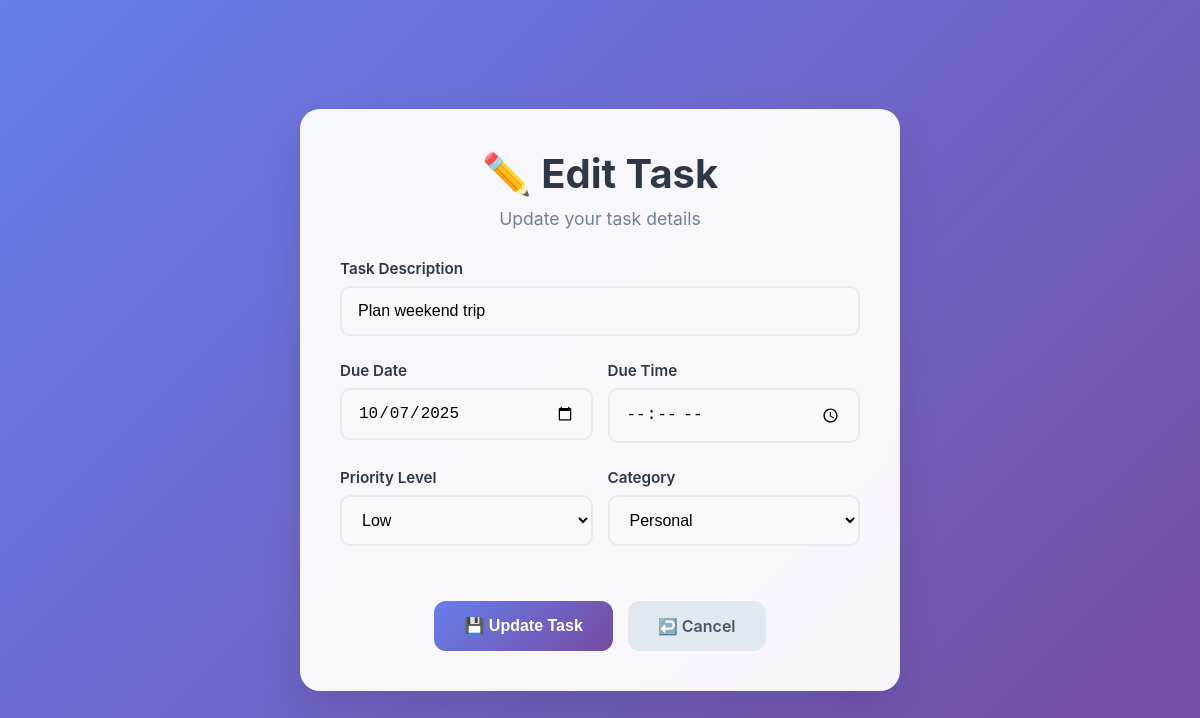
Screenshot of /edit/13/ (signed in) with the database file from the repository.
### myapp/models.py (models this page shows, shortened)
class Todo(models.Model):
    PRIORITY_CHOICES = [
        ('low', 'Low'),
        ('medium', 'Medium'),
        ('high', 'High'),
    ]
    CATEGORY_CHOICES = [
        ('work', 'Work'),
        ('home', 'Home'),
        ('personal', 'Personal'),
    ]
    user = models.ForeignKey(User, on_delete=models.CASCADE, related_name='todos')
    text = models.CharField(max_length=200)
    completed = models.BooleanField(default=False)
    due_date = models.DateField(null=True, blank=True)
    due_time = models.TimeField(null=True, blank=True)
    priority = models.CharField(max_length=10, choices=PRIORITY_CHOICES, default='medium')
    category = models.CharField(max_length=10, choices=CATEGORY_CHOICES, default='personal')
    created_at = models.DateTimeField(auto_now_add=True)
    updated_at = models.DateTimeField(auto_now=True)
    class Meta:
        ordering = ['due_date', '-created_at']

### myapp/views.py (the view)
# urls.py: path('edit/<int:todo_id>/', views.edit_todo, name='edit_todo'),
@login_required
def edit_todo(request, todo_id):
    todo = get_object_or_404(Todo, id=todo_id, user=request.user)
    if request.method == 'POST':
        form = TodoForm(request.POST, instance=todo)
        if form.is_valid():
            form.save()
            messages.success(request, f'Task updated successfully!')
            return redirect('home')
    else:
        form = TodoForm(instance=todo)
    context = {
        'form': form,
        'todo': todo,
        'is_edit': True
    }
    return render(request, 'myapp/edit_todo.html', context)

### myapp/templates/myapp/edit_todo.html (shortened to what this page needs)
<!DOCTYPE html>
<html lang="en">
<head>
</head>
<body>
    <div class="edit-container">
        <div class="edit-header">
            <h1>✏️ Edit Task</h1>
            <p>Update your task details</p>
        </div>
        <form method="post">
            <div class="form-group">
                <label for="{{ form.text.id_for_label }}">Task Description</label>
                {{ form.text }}
            </div>
            <div class="form-row">
                <div class="form-group">
                    <label for="{{ form.due_date.id_for_label }}">Due Date</label>
                    {{ form.due_date }}
                </div>
                <div class="form-group">
                    <label for="{{ form.due_time.id_for_label }}">Due Time</label>
                    {{ form.due_time }}
                </div>
            </div>
            <div class="form-row">
                <div class="form-group">
                    <label for="{{ form.priority.id_for_label }}">Priority Level</label>
                    {{ form.priority }}
                </div>
                <div class="form-group">
                    <label for="{{ form.category.id_for_label }}">Category</label>
                    {{ form.category }}
                </div>
            </div>
            <div class="btn-container">
                <button type="submit" class="btn btn-primary">
                    💾 Update Task
                </button>
                <a href="{% url 'home' %}" class="btn btn-secondary">
                    ↩️ Cancel
                </a>
            </div>
        </form>
    </div>
</body>
</html>

### myapp/templates/myapp/edit_todo.html (style rules this page uses)
* { margin: 0; padding: 0; box-sizing: border-box; }
body { font-family: 'Inter', -apple-system, BlinkMacSystemFont, 'Segoe UI', Roboto, sans-serif; background: linear-gradient(135deg, #667eea 0%, #764ba2 100%); min-height: 100vh; display: flex; align-items: center; justify-content: center; padding: 20px; }
.edit-container { background: rgba(255, 255, 255, 0.95); border-radius: 20px; box-shadow: 0 20px 40px rgba(0, 0, 0, 0.1); padding: 40px; width: 100%; max-width: 600px; backdrop-filter: blur(10px); }
.edit-header { text-align: center; margin-bottom: 30px; }
.edit-header h1 { color: #2d3748; font-size: 2.5rem; font-weight: 700; margin-bottom: 10px; }
.edit-header p { color: #718096; font-size: 1.1rem; }
.form-group { margin-bottom: 25px; }
.form-group label { display: block; margin-bottom: 8px; color: #2d3748; font-weight: 600; font-size: 0.95rem; }
.form-control, input[type="text"], input[type="password"], input[type="email"], input[type="date"], input[type="time"], select, textarea { width: 100%; padding: 14px 16px; border: 2px solid #e9ecef; border-radius: 10px; font-size: 16px; transition: all 0.3s ease; outline: none; background: #f8f9fa; box-sizing: border-box; }
.form-row { display: flex; gap: 15px; }
.form-row .form-group { flex: 1; }
select.form-control { cursor: pointer; }
.btn-container { display: flex; gap: 15px; justify-content: center; margin-top: 30px; }
.btn { padding: 15px 30px; border: none; border-radius: 12px; font-size: 1rem; font-weight: 600; cursor: pointer; transition: all 0.3s ease; text-decoration: none; display: inline-flex; align-items: center; justify-content: center; gap: 8px; }
.btn-primary { background: linear-gradient(135deg, #667eea 0%, #764ba2 100%); color: white; }
.btn-secondary { background: #e2e8f0; color: #4a5568; }

### rows the page displays
Todo: text "Plan weekend trip", due_date "10/07/2025", priority "Low", category "Personal"
